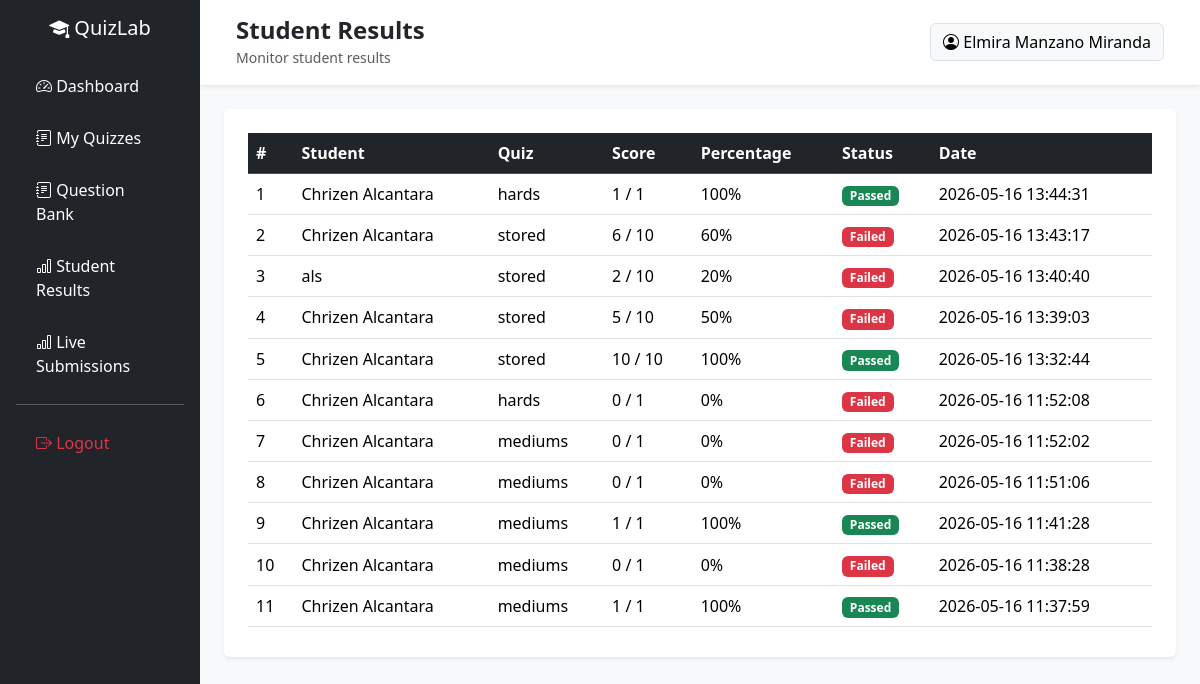
Screenshot of /frontend/teacher/student_results.php (signed in) with the database file from the repository.
### tables this page shows
CREATE TABLE `quiz_attempts` (
  `attempt_id` int(11) NOT NULL,
  `student_id` int(11) NOT NULL,
  `quiz_id` int(11) NOT NULL,
  `score` int(11) DEFAULT 0,
  `total_questions` int(11) DEFAULT 0,
  `status` enum('ongoing','submitted','timeout') NOT NULL DEFAULT 'ongoing',
  `submitted_at` timestamp NOT NULL DEFAULT current_timestamp()
);

CREATE TABLE `users` (
  `user_id` int(11) NOT NULL,
  `firstname` varchar(50) NOT NULL,
  `middlename` varchar(50) DEFAULT NULL,
  `lastname` varchar(50) NOT NULL,
  `email` varchar(100) NOT NULL,
  `password` varchar(255) NOT NULL,
  `role` enum('admin','teacher','student') NOT NULL,
  `profile_picture` varchar(255) DEFAULT NULL,
  `status` enum('active','inactive') DEFAULT 'active',
  `created_at` timestamp NOT NULL DEFAULT current_timestamp()
);

CREATE TABLE `quizzes` (
  `quiz_id` int(11) NOT NULL,
  `teacher_id` int(11) NOT NULL,
  `title` varchar(255) NOT NULL,
  `description` text DEFAULT NULL,
  `status` enum('draft','published') DEFAULT 'draft',
  `created_at` timestamp NOT NULL DEFAULT current_timestamp(),
  `quiz_type` enum('multiple_choice','identification','true_false','enumeration') NOT NULL DEFAULT 'multiple_choice',
  `difficulty` enum('easy','medium','hard') NOT NULL DEFAULT 'medium'
);

### frontend/teacher/student_results.php (the view, shortened to what this page needs)
<?php
require_once "../../backend/database.php";
$stmt = $pdo->prepare("
    SELECT
        qa.*,
        q.title,
        u.firstname,
        u.lastname,
        ROUND(
            (qa.score / qa.total_questions) * 100
        ) AS percentage
    FROM quiz_attempts qa
    JOIN quizzes q
        ON qa.quiz_id = q.quiz_id
    JOIN users u
        ON qa.student_id = u.user_id
    WHERE qa.status = 'submitted'
    ORDER BY qa.attempt_id DESC
");
$stmt->execute();
$results = $stmt->fetchAll(PDO::FETCH_ASSOC);
?>
<!DOCTYPE html>
<html lang="en">
<head>
    <link href="https://cdn.jsdelivr.net/npm/bootstrap@5.3.2/dist/css/bootstrap.min.css" rel="stylesheet">
    <link rel="stylesheet" href="https://cdn.jsdelivr.net/npm/bootstrap-icons@1.11.1/font/bootstrap-icons.css">
    <link rel="stylesheet" href="style.css">
</head>
<body class="bg-light">
    <div class="container-fluid">
        <div class="row">
            <div class="col-md-2 p-0">
                <?php include "nav.php"; ?>
            </div>
        <div class="col-md-10 p-0">
            <nav class="navbar navbar-expand-lg bg-white shadow-sm px-4 py-3">
                <div class="container-fluid">
                    <div>
                        <h4 class="mb-0 fw-bold">
                            Student Results
                        </h4>
                        <small class="text-muted">
                            Monitor student results
                        </small>
                    </div>
                    <a href="profile.php" class="btn btn-light border">
                        <i class="bi bi-person-circle"></i>
                        <?= htmlspecialchars($_SESSION['name']); ?>
                    </a>
                </div>
            </nav>
            <div class="p-4">
                <div class="card border-0 shadow-sm mb-4">
                    <div class="card-body p-4">
                        <div class="table-responsive" style="max-height: 500px; overflow-y: auto;">
                            <table class="table table-hover align-middle mb-0">
                                <thead class="table-dark">
                                    <tr>
                                        <th>#</th>
                                        <th>Student</th>
                                        <th>Quiz</th>
                                        <th>Score</th>
                                        <th>Percentage</th>
                                        <th>Status</th>
                                        <th>Date</th>
                                    </tr>
                                </thead>
                                <tbody>
                                    <?php foreach ($results as $index => $result): ?>
                                        <tr>
                                            <td>
                                                <?= $index + 1 ?>
                                            </td>
                                            <td>
                                                <?= htmlspecialchars($result['firstname']) ?>
                                                <?= htmlspecialchars($result['lastname']) ?>
                                            </td>
                                            <td>
                                                <?= htmlspecialchars($result['title']) ?>
                                            </td>
                                            <td>
                                                <?= $result['score'] ?> /
                                                <?= $result['total_questions'] ?>
                                            </td>
                                            <td>
                                                <?= $result['percentage'] ?>%
                                            </td>
                                            <td>
                                                <?php if ($result['percentage'] >= 75): ?>
                                                    <span class="badge bg-success">
                                                        Passed
                                                    </span>
                                                <?php else: ?>
                                                    <span class="badge bg-danger">
                                                        Failed
                                                    </span>
                                                <?php endif; ?>
                                            </td>
                                            <td>
                                                <?= $result['submitted_at'] ?>
                                            </td>
                                        </tr>
                                    <?php endforeach; ?>
                                </tbody>
                            </table>
                        </div>
                    </div>
                </div>
            </div>
        </div>
    </div>
</body>
</html>

### frontend/teacher/style.css (style rules this page uses)
body { background:#f5f6fa; }

### rows the page displays
quiz_attempts: student.firstname "Chrizen", student.lastname "Alcantara", quiz.title "hards", score "1", total_questions "1", percentage "100", shows "Passed", submitted_at "2026-05-16 13:44:31"
quiz_attempts: student.firstname "Chrizen", student.lastname "Alcantara", quiz.title "stored", score "6", total_questions "10", percentage "60", shows "Failed", submitted_at "2026-05-16 13:43:17"
quiz_attempts: student.firstname "als", quiz.title "stored", score "2", total_questions "10", percentage "20", shows "Failed", submitted_at "2026-05-16 13:40:40"
quiz_attempts: student.firstname "Chrizen", student.lastname "Alcantara", quiz.title "stored", score "5", total_questions "10", percentage "50", shows "Failed", submitted_at "2026-05-16 13:39:03"
quiz_attempts: student.firstname "Chrizen", student.lastname "Alcantara", quiz.title "stored", score "10", total_questions "10", percentage "100", shows "Passed", submitted_at "2026-05-16 13:32:44"
quiz_attempts: student.firstname "Chrizen", student.lastname "Alcantara", quiz.title "hards", score "0", total_questions "1", percentage "0", shows "Failed", submitted_at "2026-05-16 11:52:08"
quiz_attempts: student.firstname "Chrizen", student.lastname "Alcantara", quiz.title "mediums", score "0", total_questions "1", percentage "0", shows "Failed", submitted_at "2026-05-16 11:52:02"
quiz_attempts: student.firstname "Chrizen", student.lastname "Alcantara", quiz.title "mediums", score "0", total_questions "1", percentage "0", shows "Failed", submitted_at "2026-05-16 11:51:06"
quiz_attempts: student.firstname "Chrizen", student.lastname "Alcantara", quiz.title "mediums", score "1", total_questions "1", percentage "100", shows "Passed", submitted_at "2026-05-16 11:41:28"
quiz_attempts: student.firstname "Chrizen", student.lastname "Alcantara", quiz.title "mediums", score "0", total_questions "1", percentage "0", shows "Failed", submitted_at "2026-05-16 11:38:28"
quiz_attempts: student.firstname "Chrizen", student.lastname "Alcantara", quiz.title "mediums", score "1", total_questions "1", percentage "100", shows "Passed", submitted_at "2026-05-16 11:37:59"

### other values shown
$_SESSION['name'] "Elmira Manzano Miranda"
